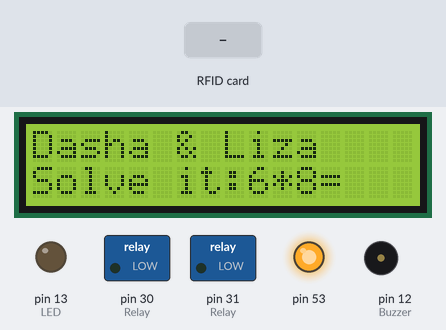
Bench run of a sketch on a simulated Arduino Mega 2560, built with avr-gcc and run on an emulated ATmega2560. Shown: 16×2 character LCD, switched loads named in the sketch (green lamp = pin HIGH), output pins drawn as LEDs (lit = HIGH), buzzer (waves = sounding). The inputs (shaded band) are chosen by the test bench. Random numbers use the default seed unless the sketch sets one.

Above: at 3.3 s.
3.4 s: RFID card 59 71 F9 B8 69 held to the reader
At 4.2 s:
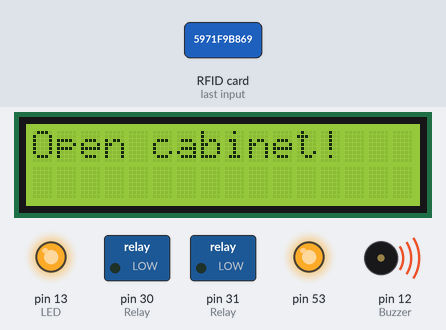
At 6.2 s:
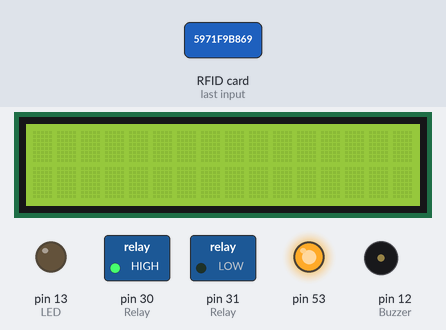
Timing chart, 0 to 22.9 s (numbered marks = the images above; inputs shaded):
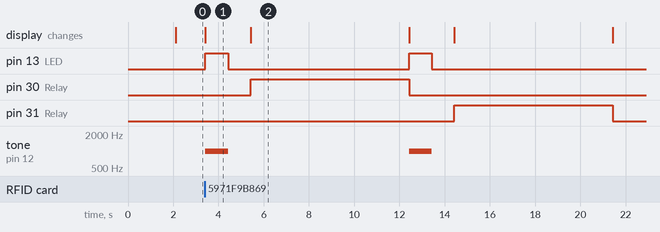

Measured:
- after the input at 3.4 s, pin 13 (LED): alternates HIGH for 1.0 s and LOW for 8.0 s, starting at once; pin 30 (Relay): LOW → HIGH after 2.0 s, → LOW 7.0 s later; pin 31 (Relay): LOW → HIGH after 11.0 s, → LOW 7.0 s later; tone on pin 12 (Buzzer): alternates 1000 Hz for 1.0 s and silent for 8.0 s, starting at once; the display: changes at once (image 1)
- what the display in image 1 shows lasts 2.0 s, from 3.4 s to 5.4 s

The sketch:

safe_automation.ino
```cpp
/*
Project for openning safe door by linear actuator. It will activates by inputing result of calculations.
This is for kids. Screen will display some math tasks (for example 4*8), if correct answer will be inputed, the safe door will start open.
*/

/*
PINOUT FOR RFID MODULE:
RC522 MODULE    Uno/Nano     MEGA
SDA             D10          D9
SCK             D13          D52
MOSI            D11          D51
MISO            D12          D50
IRQ             N/A          N/A
GND             GND          GND
RST             D9           D8
3.3V            3.3V         3.3V
*/

#include <LiquidCrystal.h>
#include <Keypad.h>
#include <SPI.h>
#include <RFID.h>

#define SDA_DIO 11
#define RESET_DIO 10

LiquidCrystal lcd(1, 2, 4, 5, 6, 7);
const int minVal =  1;   //Inclusive
const int maxVal = 10;   //Exclusive

int res;
int attempt = 0;
int k;

const byte ROWS = 4;
const byte COLUMNS = 4;
char keys[ROWS][COLUMNS] = {
  {'1','2','3','A'},
  {'4','5','6','B'},
  {'7','8','9','C'},
  {'*','0','#','D'}
};
byte rowPins[ROWS] = {14, 15, 16, 17}; // Connect to the row pinouts of the keypad
byte columnPins[COLUMNS] = {18, 19, 20, 21}; // Connect to the column pinouts of the keypad

Keypad keypad = Keypad( makeKeymap(keys), rowPins, columnPins, ROWS, COLUMNS );

RFID RC522(SDA_DIO, RESET_DIO);
String RFID_Token = "5971f9b869";
String RFID_Card = "67db2c3cac";

void display_task() {
  int randNumber1 = random(minVal, maxVal);
  int randNumber2 = random(minVal, maxVal);
  res = randNumber1 * randNumber2;

  lcd.print("Dasha & Liza");
  delay(2000);
  lcd.setCursor(0,1);
  lcd.print("Solve it:" + String(randNumber1) + "*" + String(randNumber2) + "=");
}

void open_cabinet() {
  lcd.clear();
  lcd.print("Open cabinet!");
  digitalWrite(13, HIGH);
  tone(12, 1000);
  delay(1000);              // wait for a second
  digitalWrite(13, LOW);
  noTone(12);
  delay(1000);
  lcd.clear();
  digitalWrite(30, HIGH);
  digitalWrite(31, LOW);
  delay(7000);
  digitalWrite(30, LOW);
  digitalWrite(31, LOW);
  }

void close_cabinet() {
  lcd.clear();
  lcd.print("Close cabinet!");
  digitalWrite(13, HIGH);
  tone(12, 1000);
  delay(1000);              // wait for a second
  digitalWrite(13, LOW);
  noTone(12);
  delay(1000);
  lcd.clear();
  digitalWrite(30, LOW);
  digitalWrite(31, HIGH);
  delay(7000);
  digitalWrite(30, LOW);
  digitalWrite(31, LOW);
}

void setup() {
  //Serial.begin(115200);
  randomSeed(analogRead(0)); // Seed the random number generator otherwise at the first start arduino will generate the same digits
  pinMode(13, OUTPUT); //LED
  pinMode(12, OUTPUT); //Buzzer
  pinMode(30, OUTPUT); // Relay
  pinMode(31, OUTPUT); // Relay
  lcd.begin(16,2);
  display_task();
  SPI.begin();
  RC522.init();
  digitalWrite(30, LOW); // Relay
  digitalWrite(31, LOW); // Relay
}

void loop() {
  String enteredDigits = "";
  //Person has three attempts for entering solved tasks
  while (attempt < 3) {
    //Collect digits until a '#' key is pressed
    while (true) {
      char key = keypad.getKey();
      if (key != NO_KEY) {
        if (key == '#') {
          break;
        }
        enteredDigits += key;
        lcd.setCursor(13, 1);
        lcd.print(enteredDigits);
      }

      //My password for opening cabinet
      if (enteredDigits.equals("8930")) {
         open_cabinet();
         enteredDigits = "";
         attempt = 0;
         display_task();
      }
      //My password for closing cabinet
      if (enteredDigits.equals("2810")) {
         close_cabinet();
         enteredDigits = "";
         attempt = 0;
         display_task();
      }

      //////Check here RFID card and if card correct clear display and open cabinet
      if (RC522.isCard()) {
        String id_key = "";
        RC522.readCardSerial();

        for (int i=0; i<5; i++) {
          id_key.concat(String(RC522.serNum[i], HEX));
        }
        Serial.print(id_key);

        if (id_key == RFID_Card || id_key == RFID_Token) {
          id_key = "";
          open_cabinet();
          attempt = 0;
          close_cabinet();
          display_task();
        }
      }
      /////////////////////////////////////////////////////////////////////////////
    }

    if (enteredDigits.equals(String(res))) {
      lcd.clear();
      lcd.print("Correct answer!");
      enteredDigits="";
      attempt++;
    } else {
      lcd.clear();
      lcd.print("Incorrect answer!");
      enteredDigits = "";
    }

    // Delay to avoid rapid key detection
    delay(1000);
    lcd.clear();
    display_task();
  }

  //After three successfull attempts open the cabinet door and then show task again for next attempt of opening
  open_cabinet();
  attempt = 0;
  close_cabinet();
  display_task();
}
```
